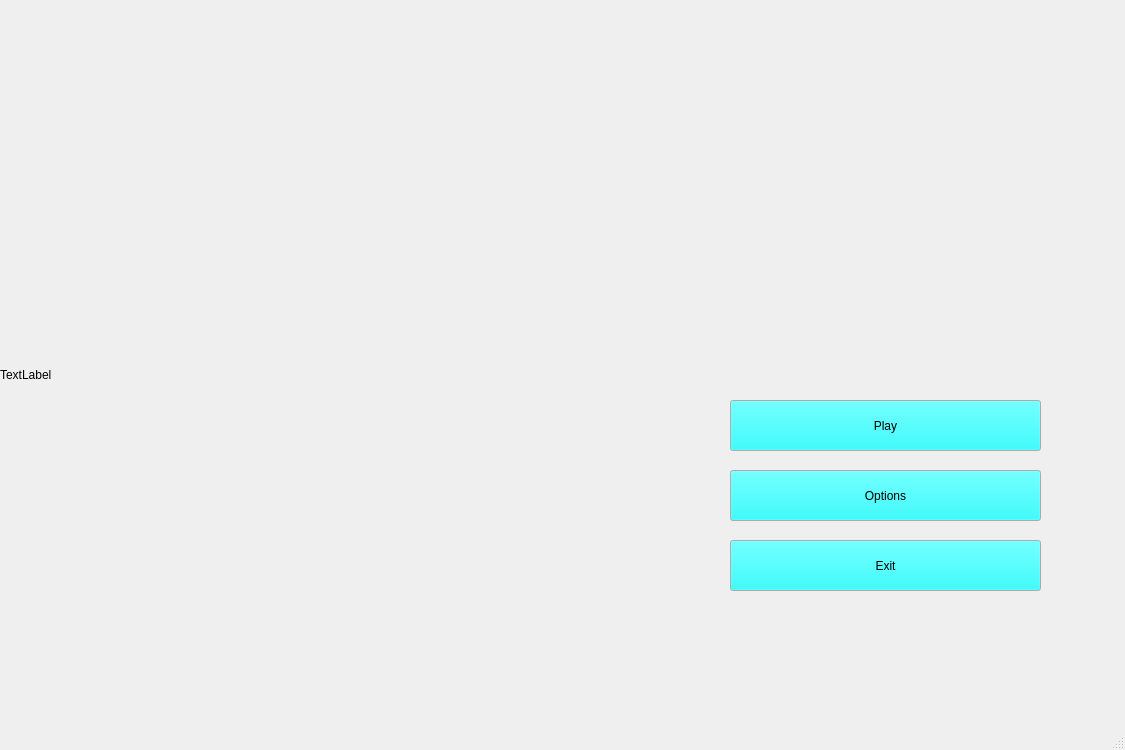
<?xml version="1.0" encoding="UTF-8"?>
<ui version="4.0">
 <class>MainWindow</class>
 <widget class="QMainWindow" name="MainWindow">
  <property name="geometry">
   <rect>
    <x>0</x>
    <y>0</y>
    <width>1125</width>
    <height>750</height>
   </rect>
  </property>
  <property name="windowTitle">
   <string>MainWindow</string>
  </property>
  <widget class="QWidget" name="centralwidget">
   <widget class="QLabel" name="imagelabel">
    <property name="geometry">
     <rect>
      <x>0</x>
      <y>0</y>
      <width>1125</width>
      <height>750</height>
     </rect>
    </property>
    <property name="text">
     <string>TextLabel</string>
    </property>
   </widget>
   <widget class="QPushButton" name="pushButton">
    <property name="geometry">
     <rect>
      <x>730</x>
      <y>400</y>
      <width>311</width>
      <height>51</height>
     </rect>
    </property>
    <property name="palette">
     <palette>
      <active>
       <colorrole role="Button">
        <brush brushstyle="SolidPattern">
         <color alpha="255">
          <red>0</red>
          <green>255</green>
          <blue>255</blue>
         </color>
        </brush>
       </colorrole>
      </active>
      <inactive>
       <colorrole role="Button">
        <brush brushstyle="SolidPattern">
         <color alpha="255">
          <red>0</red>
          <green>255</green>
          <blue>255</blue>
         </color>
        </brush>
       </colorrole>
      </inactive>
      <disabled>
       <colorrole role="Button">
        <brush brushstyle="SolidPattern">
         <color alpha="255">
          <red>0</red>
          <green>255</green>
          <blue>255</blue>
         </color>
        </brush>
       </colorrole>
      </disabled>
     </palette>
    </property>
    <property name="styleSheet">
     <string notr="true">font:12pt &quot;Times New Roman&quot;;</string>
    </property>
    <property name="text">
     <string>Play</string>
    </property>
   </widget>
   <widget class="QPushButton" name="pushButton_3">
    <property name="geometry">
     <rect>
      <x>730</x>
      <y>540</y>
      <width>311</width>
      <height>51</height>
     </rect>
    </property>
    <property name="palette">
     <palette>
      <active>
       <colorrole role="Button">
        <brush brushstyle="SolidPattern">
         <color alpha="255">
          <red>0</red>
          <green>255</green>
          <blue>255</blue>
         </color>
        </brush>
       </colorrole>
      </active>
      <inactive>
       <colorrole role="Button">
        <brush brushstyle="SolidPattern">
         <color alpha="255">
          <red>0</red>
          <green>255</green>
          <blue>255</blue>
         </color>
        </brush>
       </colorrole>
      </inactive>
      <disabled>
       <colorrole role="Button">
        <brush brushstyle="SolidPattern">
         <color alpha="255">
          <red>0</red>
          <green>255</green>
          <blue>255</blue>
         </color>
        </brush>
       </colorrole>
      </disabled>
     </palette>
    </property>
    <property name="styleSheet">
     <string notr="true">font:12pt &quot;Times New Roman&quot;;</string>
    </property>
    <property name="text">
     <string>Exit</string>
    </property>
   </widget>
   <widget class="QPushButton" name="OptionsButton">
    <property name="geometry">
     <rect>
      <x>730</x>
      <y>470</y>
      <width>311</width>
      <height>51</height>
     </rect>
    </property>
    <property name="palette">
     <palette>
      <active>
       <colorrole role="Button">
        <brush brushstyle="SolidPattern">
         <color alpha="255">
          <red>0</red>
          <green>255</green>
          <blue>255</blue>
         </color>
        </brush>
       </colorrole>
      </active>
      <inactive>
       <colorrole role="Button">
        <brush brushstyle="SolidPattern">
         <color alpha="255">
          <red>0</red>
          <green>255</green>
          <blue>255</blue>
         </color>
        </brush>
       </colorrole>
      </inactive>
      <disabled>
       <colorrole role="Button">
        <brush brushstyle="SolidPattern">
         <color alpha="255">
          <red>0</red>
          <green>255</green>
          <blue>255</blue>
         </color>
        </brush>
       </colorrole>
      </disabled>
     </palette>
    </property>
    <property name="styleSheet">
     <string notr="true">font:12pt &quot;Times New Roman&quot;;</string>
    </property>
    <property name="text">
     <string>Options</string>
    </property>
   </widget>
  </widget>
  <widget class="QMenuBar" name="menubar">
   <property name="geometry">
    <rect>
     <x>0</x>
     <y>0</y>
     <width>1125</width>
     <height>26</height>
    </rect>
   </property>
  </widget>
  <widget class="QStatusBar" name="statusbar"/>
 </widget>
 <resources/>
 <connections/>
</ui>
